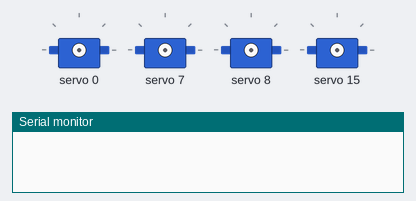
The sketch below on a simulated ESP32. On the bench: 4 × servo, the last lines printed to the serial monitor.

Above: at 0.0 s.
At 2.1 s:
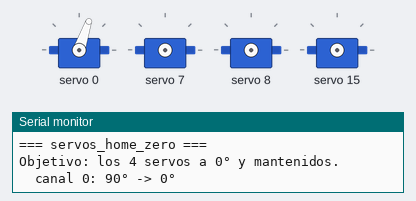
At 2.9 s:
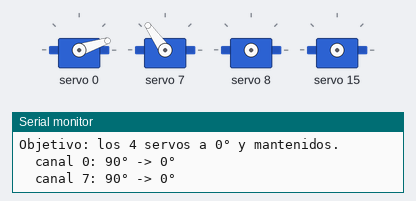
At 4.5 s:
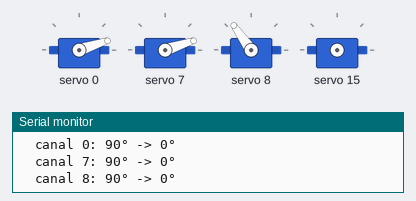
At 6.1 s:
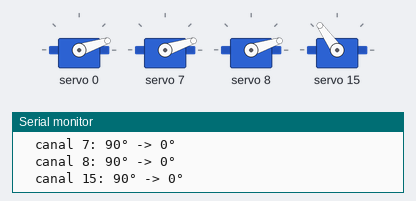
At 7.3 s:
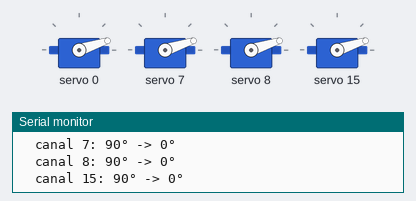
Timing chart, 0 to 8.8 s (numbered marks = the images above):
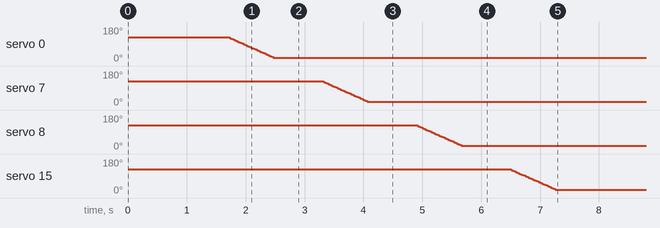

The sketch:

servos_home_zero.ino
```cpp
// servos_home_zero — manda los 4 servos a 0° y los deja sostenidos.
// V+ desde USB 5V del ESP32: vamos uno por uno para evitar pico de corriente.
// Si algun servo zumba al llegar a 0° (golpea end-stop mecanico), subir HOME_DEG.

#include <Wire.h>
#include <Adafruit_PWMServoDriver.h>

static const uint8_t  SDA_PIN      = 21;
static const uint8_t  SCL_PIN      = 22;
static const uint32_t I2C_FREQ_HZ  = 400000;
static const uint8_t  PCA_ADDR     = 0x40;
static const float    PWM_FREQ_HZ  = 50.0f;

// Calibracion SG90 (mismos valores que en servo_sweep.ino)
static const uint16_t SERVO_PULSE_MIN = 150;
static const uint16_t SERVO_PULSE_MAX = 600;

// Canales reales donde hay servos conectados en el PCA9685
static const uint8_t SERVO_CHANNELS[] = {0, 7, 8, 15};
static const uint8_t NUM_SERVOS = sizeof(SERVO_CHANNELS) / sizeof(SERVO_CHANNELS[0]);

// Posicion objetivo. 0 = extremo segun calibracion (~150 counts ~ 733 us).
// Si zumba: subir a 5 o 10.
static const uint8_t HOME_DEG = 0;

// Asumimos que el servo puede estar en cualquier posicion. Para no dar tirones,
// arrancamos comandando ~90° y descendemos gradualmente.
static const uint8_t START_DEG = 90;

Adafruit_PWMServoDriver pwm = Adafruit_PWMServoDriver(PCA_ADDR);

uint16_t degToPulse(uint8_t deg) {
  return map(deg, 0, 180, SERVO_PULSE_MIN, SERVO_PULSE_MAX);
}

void setServoDeg(uint8_t ch, uint8_t deg) {
  pwm.setPWM(ch, 0, degToPulse(deg));
}

void releaseServo(uint8_t ch) {
  pwm.setPWM(ch, 0, 4096);
}

void slowRamp(uint8_t ch, int16_t fromDeg, int16_t toDeg, uint8_t stepDeg, uint16_t stepDelayMs) {
  int8_t dir = (toDeg >= fromDeg) ? +1 : -1;
  for (int16_t d = fromDeg; (dir > 0) ? (d <= toDeg) : (d >= toDeg); d += dir * stepDeg) {
    setServoDeg(ch, (uint8_t)d);
    delay(stepDelayMs);
  }
  setServoDeg(ch, (uint8_t)toDeg);
}

void setup() {
  Serial.begin(115200);
  delay(500);
  Serial.println(F("\n=== servos_home_zero ==="));
  Serial.printf("Objetivo: los %u servos a %u° y mantenidos.\n", NUM_SERVOS, HOME_DEG);

  Wire.begin(SDA_PIN, SCL_PIN, I2C_FREQ_HZ);
  if (!pwm.begin()) {
    Serial.println(F("[ERROR] PCA9685 no responde. Revisar I2C."));
    while (true) { delay(1000); }
  }
  pwm.setOscillatorFrequency(27000000);
  pwm.setPWMFreq(PWM_FREQ_HZ);

  // Estado seguro al arranque: liberar TODOS los canales (0..15)
  for (uint8_t ch = 0; ch < 16; ch++) releaseServo(ch);
  delay(800);

  // Bajar cada servo a HOME_DEG, uno a uno
  for (uint8_t i = 0; i < NUM_SERVOS; i++) {
    uint8_t ch = SERVO_CHANNELS[i];
    Serial.printf("  canal %u: %u° -> %u°\n", ch, START_DEG, HOME_DEG);
    setServoDeg(ch, START_DEG);
    delay(400);
    slowRamp(ch, START_DEG, HOME_DEG, 3, 25);
    // Lo dejamos sostenido en HOME_DEG (PWM activo)
    setServoDeg(ch, HOME_DEG);
    delay(400);
  }

  Serial.println(F("\nLos 4 servos quedaron en 0° sostenidos."));
  Serial.println(F("Si alguno zumba: subir HOME_DEG en el sketch (probar 5, 10)."));
}

void loop() {
  // Mantener los pulsos activos: la libreria ya conserva el ultimo setPWM en el chip,
  // pero re-afirmamos cada 5s por si hay glitch en el bus.
  for (uint8_t i = 0; i < NUM_SERVOS; i++) {
    setServoDeg(SERVO_CHANNELS[i], HOME_DEG);
  }
  Serial.println(F("[hb] sosteniendo 0°"));
  delay(5000);
}
```
